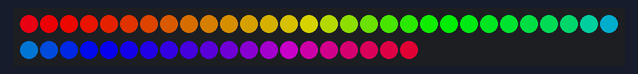
Simulated run of this sketch. Board: Arduino Uno, built with avr-gcc and run on an emulated ATmega328P. Shown: 50 RGB LEDs in strip order, left to right, continuing on the next row. Dim RGB values are drawn brighter than linear; random numbers use the default seed unless the sketch sets one.

Above: at 3.16 s.
At 8.08 s:
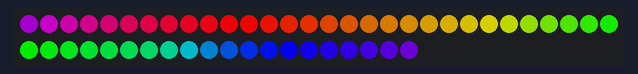
At 8.55 s:
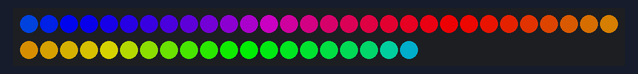
At 13.68 s:
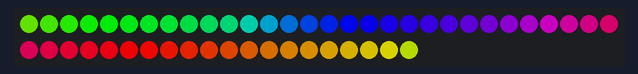
At 16.9 s:
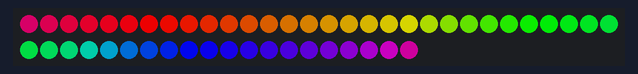
At 24.25 s:
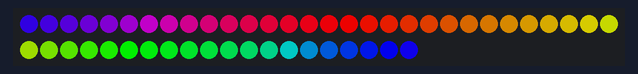

The sketch:

String_Light_Set_4.ino
```cpp
#include <FastLED.h>
#define LED_PIN     5
#define NUM_LEDS    50
#define BRIGHTNESS  200
#define LED_TYPE    WS2811
#define COLOR_ORDER RGB
#define STROBE 0.5
#define CLOCK_PIN 1
#define GAP 1
#define COLOR_CHANGE_RATE 1
#define MODE_CHANGE_RATE 100
#define NUM_PATTERN1 400
#define NUM_PATTERN2 60
#define NUM_PATTERN3 400
#define NUM_PATTERN4 60
int h = 0;

CRGB leds[NUM_LEDS];


void setup() {

  delay( 3000 ); // power-up safety delay
  FastLED.addLeds<LED_TYPE, LED_PIN, COLOR_ORDER>(leds, NUM_LEDS).setCorrection( TypicalLEDStrip );
  FastLED.setBrightness(  BRIGHTNESS );

}

void loop() {

  for (int i = 0; i < NUM_PATTERN1; i++) {
    Rainbow_Cycle();
  }

  for (int i = 0; i < NUM_PATTERN2; i++) {
    Sparkle_White();
  }
   for(int i=0; i<NUM_PATTERN3; i++) {
      rainbow_cycle_flashing();
   }
//  for (int i = 0; i < NUM_PATTERN4; i++) {
//    Full_Flash_Rainbow_Color();
//  }


}


//Pattern 1
void Rainbow_Cycle() {
  for (int i = 0; i < NUM_LEDS; i++) {
    h = h + 5;
    leds[i] = CHSV( h, 255, 255 );
    delay(GAP);
  }
  FastLED.show();
  //    delay(COLOR_CHANGE_RATE);
}

//Pattern 2
void Sparkle_White() {
  for (int i = 0; i < NUM_LEDS; i++) {
    //      h = h + 5;
    leds[random(NUM_LEDS)] = CHSV( 255, 0, 255 ); // Change To Random LED and change color to White
    FastLED.show();
    delay(STROBE);
    fill_solid(leds, NUM_LEDS, CHSV( 0, 0, 0 )); // Set all to Off.
    FastLED.show();
    delay(GAP);

  }
}


//Pattern 3
void rainbow_cycle_flashing() {

      for(int i = 0; i < NUM_LEDS; i++) {
          h = h + 5;
//          randNumber_1 = random(255);
          leds[i] = CHSV( h, 255, 255 );

          delay(GAP);
      }
      FastLED.show();
      delay(COLOR_CHANGE_RATE);
      fill_solid(leds, NUM_LEDS, CHSV( 0, 0, 0 )); // Set all to red.
      FastLED.show();
      delay(COLOR_CHANGE_RATE);

      }

int randNumber;

void Full_Flash_Rainbow_Color() {
//  int GAP= 50;
  int rainbow_palette[] = {0, 32, 64, 96, 128, 160, 192, 224};
  int array_size = sizeof(rainbow_palette) / sizeof(rainbow_palette[0]);
  for (int h = 0; h < array_size; h++) {
    // Turn All LEDs On
    fill_solid(leds, NUM_LEDS, CHSV( rainbow_palette[h], 255, 255 )); // Set all to red.
    FastLED.show();
    delay(STROBE);
    // Turn All LEDs Off
    fill_solid(leds, NUM_LEDS, CHSV( 0, 0, 0 ));
    FastLED.show();
    delay(50);
  }
}
```
